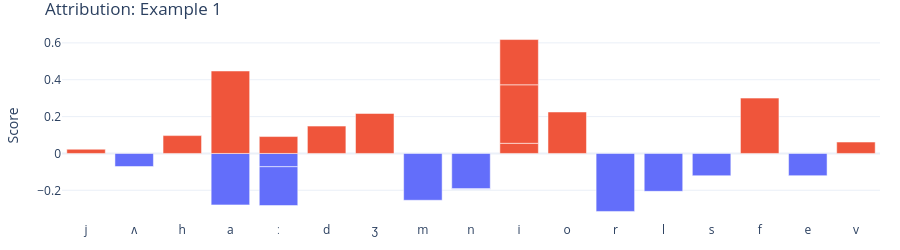
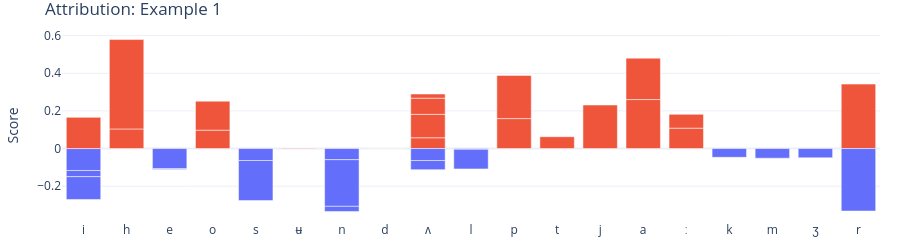
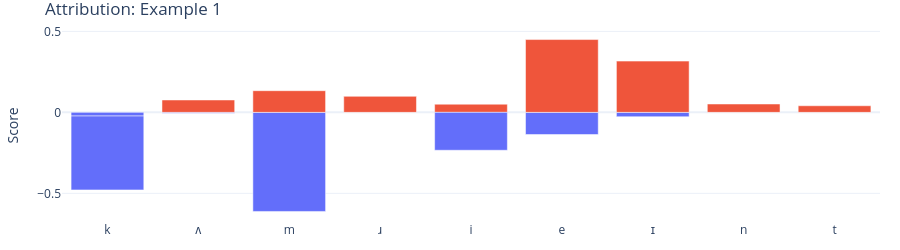

The cell these charts' notebook holds for them, in order:
### Code cell
for i in range(len(batch_results)):
    print(uttids[i])
    visualize_text_interactive(batch_results[i])
    plot_audio(get_vaani_path(uttids[i]))
    print("===" * 20)

### Figure 1 — Plotly figure (JSON) as saved in the notebook; plotly's stock layout.template omitted (floating-point values rounded to 4 significant figures)
{"data": [{"marker": {"color": ["#EF553B", "#EF553B", "#EF553B", "#636EFA", "#636EFA", "#EF553B", "#EF553B", "#EF553B", "#EF553B", "#636EFA", "#636EFA", "#EF553B", "#EF553B", "#636EFA", "#636EFA", "#EF553B", "#636EFA", "#EF553B", "#636EFA", "#636EFA", "#EF553B", "#636EFA", "#636EFA", "#EF553B"]}, "type": "bar", "x": ["j", "ʌ", "h", "a", "ː", "d", "ʒ", "a", "ː", "m", "n", "i", "o", "r", "n", "i", "l", "i", "s", "ʌ", "f", "e", "ː", "v"], "y": [0.02283, 0.001128, 0.09685, -0.2791, -0.07208, 0.1483, 0.2168, 0.4474, 0.09164, -0.2539, -0.1913, 0.05506, 0.2249, -0.3147, -0.003464, 0.3174, -0.2055, 0.2455, -0.1209, -0.0709, 0.3002, -0.1205, -0.2106, 0.06179]}], "layout": {"height": 250, "margin": {"b": 20, "l": 20, "r": 20, "t": 30}, "title": {"text": "Attribution: Example 1"}, "yaxis": {"title": {"text": "Score"}}}}

### Figure 2 — Plotly figure (JSON) as saved in the notebook; plotly's stock layout.template omitted (floating-point values rounded to 4 significant figures)
{"data": [{"marker": {"color": ["#636EFA", "#EF553B", "#636EFA", "#EF553B", "#636EFA", "#EF553B", "#636EFA", "#636EFA", "#EF553B", "#636EFA", "#EF553B", "#636EFA", "#EF553B", "#636EFA", "#EF553B", "#EF553B", "#636EFA", "#EF553B", "#EF553B", "#EF553B", "#636EFA", "#EF553B", "#636EFA", "#EF553B", "#EF553B", "#636EFA", "#EF553B", "#636EFA", "#636EFA", "#EF553B", "#636EFA", "#636EFA", "#EF553B", "#EF553B", "#EF553B", "#636EFA", "#636EFA", "#EF553B", "#636EFA"]}, "type": "bar", "x": ["i", "h", "e", "o", "s", "ʉ", "n", "d", "ʌ", "l", "o", "s", "p", "i", "t", "ʌ", "l", "j", "a", "ː", "k", "ʌ", "m", "p", "ʌ", "n", "i", "n", "ʌ", "d", "ʒ", "ʌ", "r", "a", "ː", "r", "i", "h", "e"], "y": [-0.1167, 0.1042, -0.1068, 0.09755, -0.06338, 0.003021, -0.05908, -0.0002056, 0.05746, -0.004281, 0.1544, -0.2129, 0.1592, -0.03266, 0.06286, 0.1243, -0.1039, 0.2312, 0.2603, 0.1083, -0.04654, 0.08583, -0.05101, 0.2295, 0.02214, -0.2478, 0.1657, -0.0272, -0.0637, 0.001045, -0.04909, -0.04855, 0.3424, 0.2199, 0.07342, -0.3318, -0.121, 0.4749, -0.005028]}], "layout": {"height": 250, "margin": {"b": 20, "l": 20, "r": 20, "t": 30}, "title": {"text": "Attribution: Example 1"}, "yaxis": {"title": {"text": "Score"}}}}

### Figure 3 — Plotly figure (JSON) as saved in the notebook; plotly's stock layout.template omitted (floating-point values rounded to 4 significant figures)
{"data": [{"marker": {"color": ["#636EFA", "#636EFA", "#636EFA", "#EF553B", "#EF553B", "#EF553B", "#636EFA", "#636EFA", "#EF553B", "#EF553B", "#EF553B", "#EF553B", "#EF553B", "#636EFA", "#636EFA"]}, "type": "bar", "x": ["k", "ʌ", "m", "ɹ", "i", "m", "e", "ɪ", "n", "e", "ɪ", "t", "ʌ", "k", "i"], "y": [-0.02257, -0.006039, -0.6118, 0.09896, 0.05051, 0.1339, -0.1368, -0.02697, 0.05169, 0.4496, 0.3165, 0.04086, 0.07649, -0.4563, -0.2339]}], "layout": {"height": 250, "margin": {"b": 20, "l": 20, "r": 20, "t": 30}, "title": {"text": "Attribution: Example 1"}, "yaxis": {"title": {"text": "Score"}}}}
